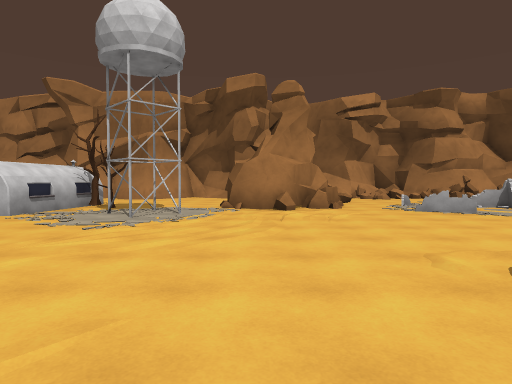
View 1 (above)

24 first-person views from a walk through a 3-D level made in the Unity game engine. The camera is 1.5 m above the floor, tilts 2° down and sees 75° across. The floor is counted in squares, 2 m on a side. Each view is taken from the middle of a square. On the plan, view 1 faces up. The plan holds only what a view shows up to about 11 squares ahead; the rest is blank. The place goes on beyond the plan. Some animated figures are not drawn.

View 2
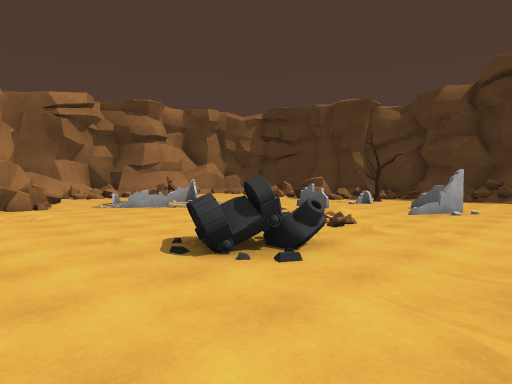

View 3
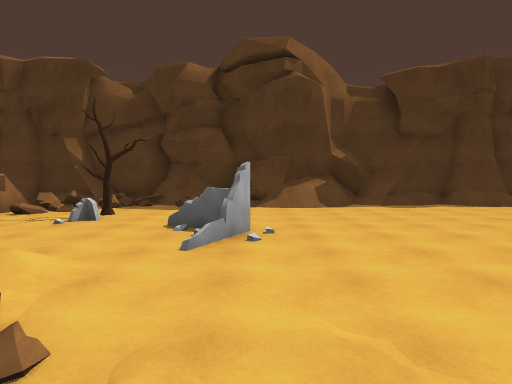

View 4
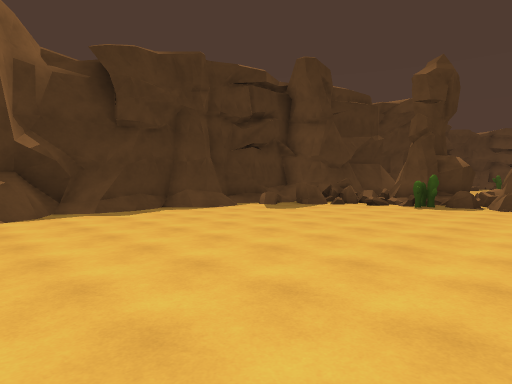

View 5
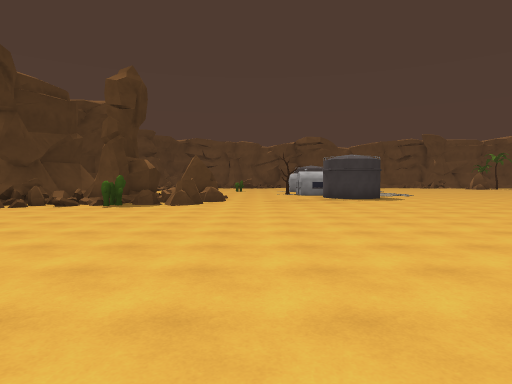

View 6
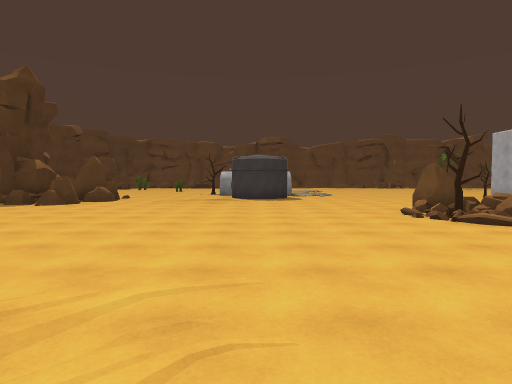

View 7
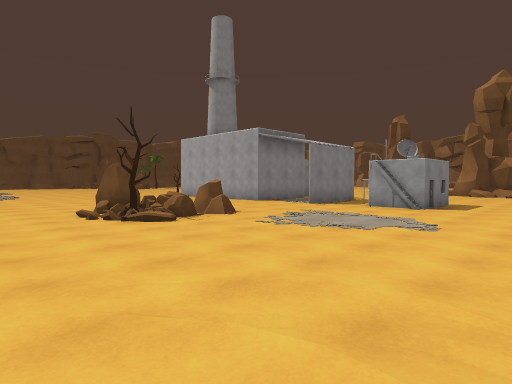

View 8
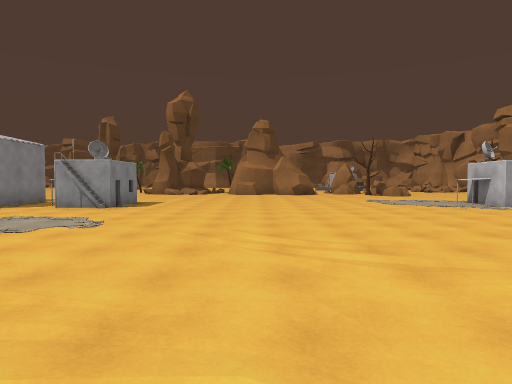

View 9
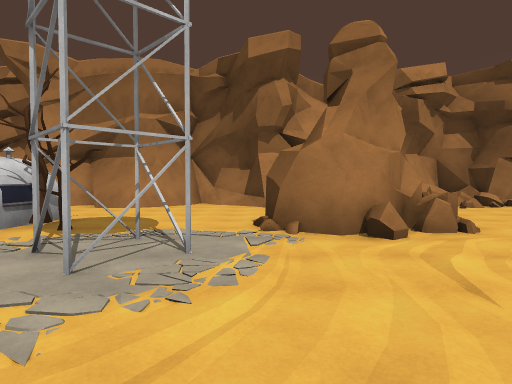

View 10
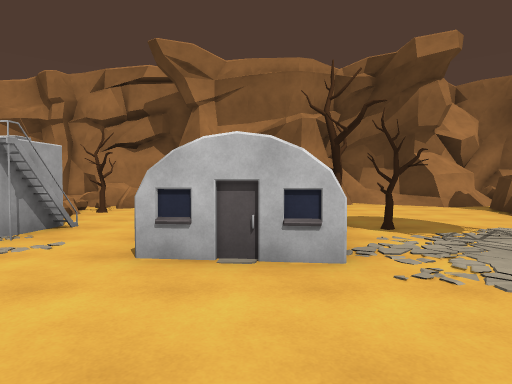

View 11
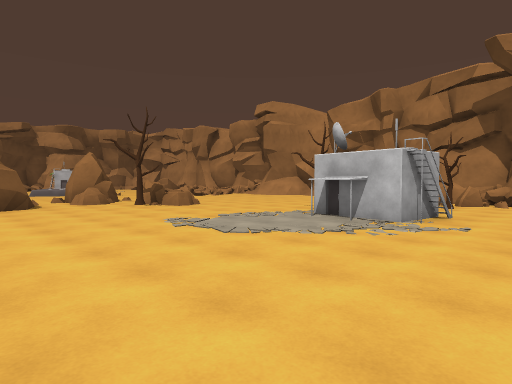

View 12
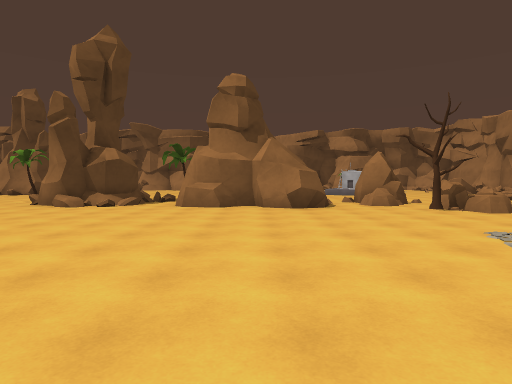

View 13
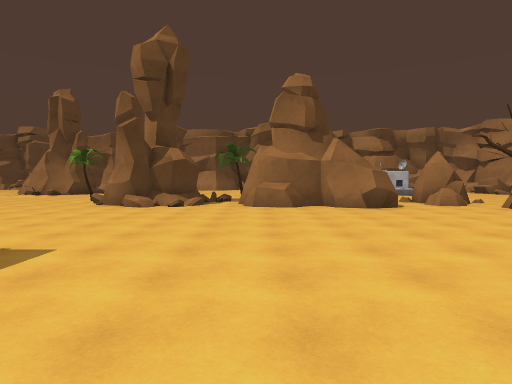

View 14
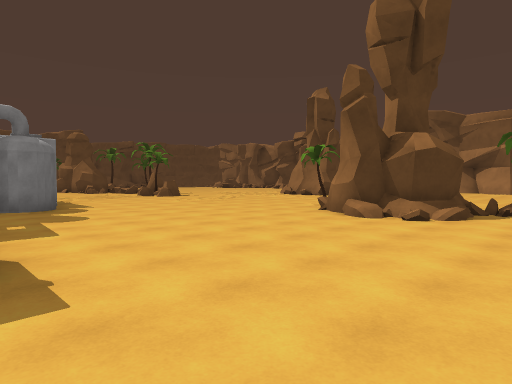

View 15
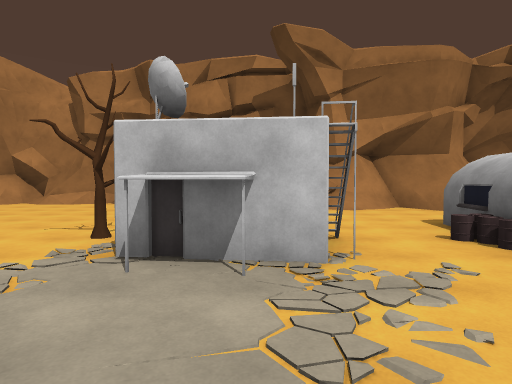

View 16
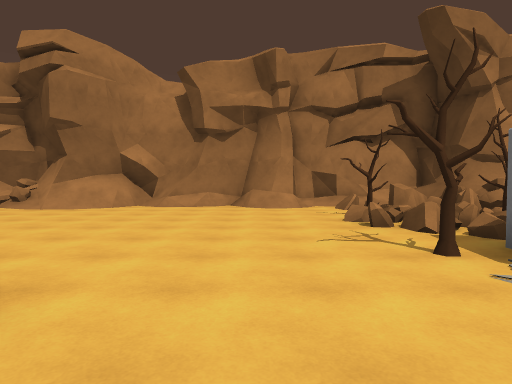

View 17
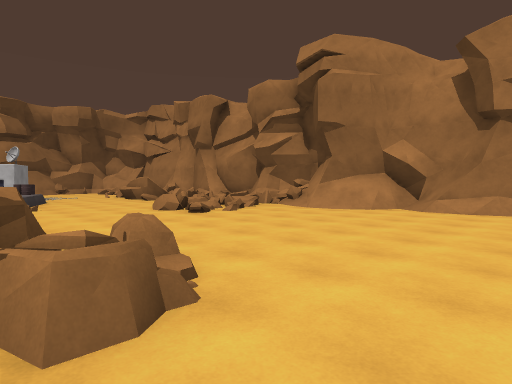

View 18
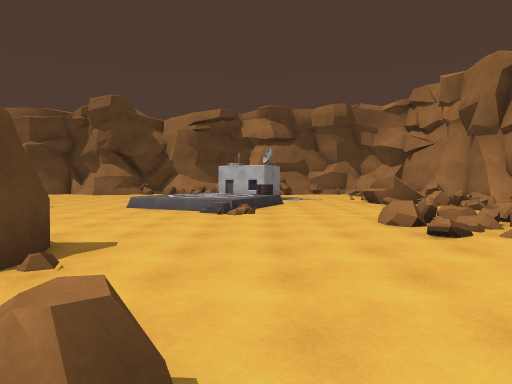

View 19
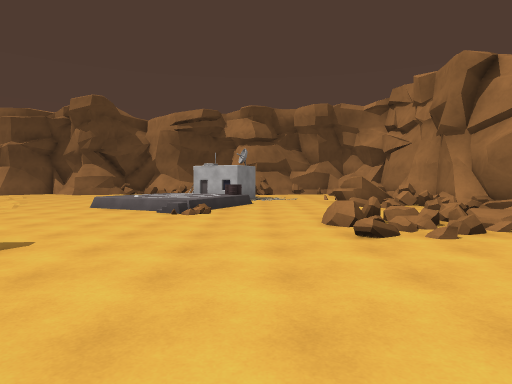

View 20
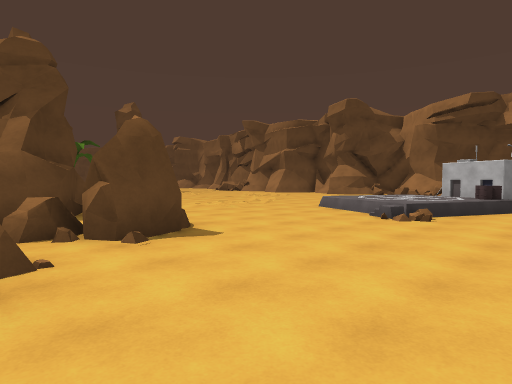

View 21
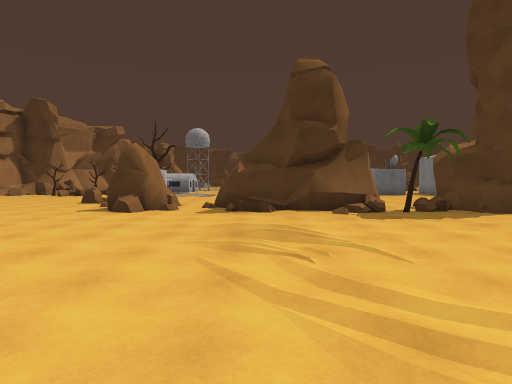

View 22
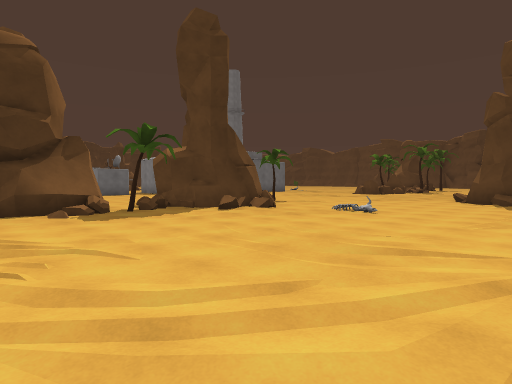

View 23
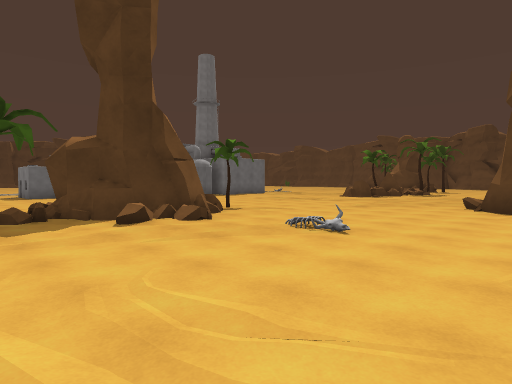

View 24
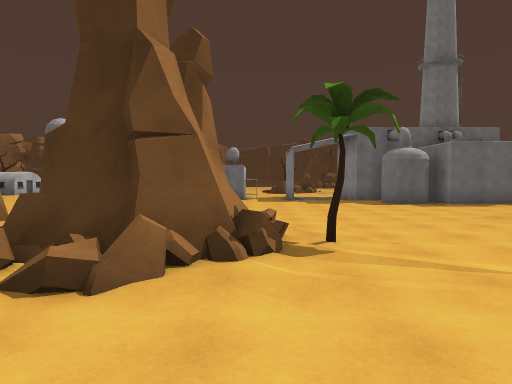

### Floor plan
Key: @ floor where view 1 was taken; # wall or solid block; . main floor; : floor 0.25 m higher than the main floor; + floor 0.5 m higher than the main floor; / step, stairs or slope; = window, fence, low wall or low ledge; ^ raised ledge; B building; T tree; R rock; C cactus.
Columns run from 28 left of view 1 to 15 right of it. Each row starts with its distance up from view 1.
 17    #  ### ###
 16  ####  =###/########
 15   ===  =///......==############  #=#
 14  ###  //.........=^##/###..###  ===#
 13  =#.  #=........T#=#.........    ..
 12  .....=#........==T.........#   ..
 11  ................==.........# #=..
 10  /................ ..BBT....###..=
  9 B=+//...........TBBB.BBBT...##^...=       #
  8  +++=......RR....BB..BBB ##.....==.       #
  7 ==#=/....R.RR.........BB ##........     #=##
  6   ==....RRR.T.....................    ...=##
  5   ...............................  =.....#=#
  4  ........##...................... .=..=T..=#
  3 ........+###....................  //......=#
  2 ........###...................^^:/../#  ..=#
  1 ........###....................=....//....##
  0 ........###.................@............/##
 -1 ........T................................//#
 -2  .......###.............................../#
 -3  ......####......#BB......................##
 -4  ...#..####......BB#......................##
 -5  .......##........B........................#
 -6  .......T........###...RR:................##
 -7  ................  ....RRTR.............../#
 -8  ................   ..  RR...............=/
 -9   #..............        R..............=^
-10   ##....  .....##       ...........R.C#.#=
-11     ..      ...#        ...........RRR#==#

Where each view was taken, in squares from view 1:
view 1: 0 up, 0 right, facing up
view 2: 1 down, 0 right, facing up-right
view 3: 1 up, 4 right, facing right
view 4: 0 up, 6 right, facing down-right
view 5: 0 up, 5 right, facing down
view 6: 0 up, 1 right, facing down
view 7: 0 up, 0 right, facing down-left
view 8: 1 up, 0 right, facing left
view 9: 4 up, 1 left, facing up
view 10: 4 up, 6 left, facing up
view 11: 2 up, 7 left, facing up-left
view 12: 2 up, 8 left, facing left
view 13: 0 up, 8 left, facing left
view 14: 0 up, 11 left, facing down-left
view 15: 5 up, 10 left, facing up
view 16: 6 up, 14 left, facing up
view 17: 7 up, 14 left, facing up-left
view 18: 9 up, 16 left, facing left
view 19: 10 up, 16 left, facing left
view 20: 11 up, 17 left, facing down-left
view 21: 3 up, 28 left, facing right
view 22: 3 up, 28 left, facing down-right
view 23: 0 up, 27 left, facing down-right
view 24: 5 down, 24 left, facing right
